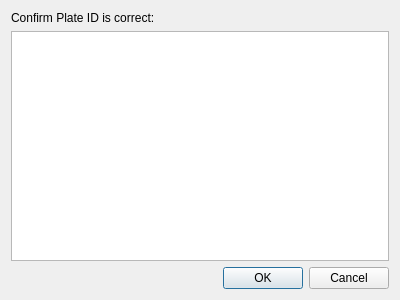
<?xml version="1.0" encoding="UTF-8"?>
<ui version="4.0">
 <class>Dialog</class>
 <widget class="QDialog" name="Dialog">
  <property name="geometry">
   <rect>
    <x>0</x>
    <y>0</y>
    <width>400</width>
    <height>300</height>
   </rect>
  </property>
  <property name="windowTitle">
   <string>Dialog</string>
  </property>
  <layout class="QVBoxLayout" name="verticalLayout">
   <item>
    <widget class="QLabel" name="label">
     <property name="text">
      <string>Confirm Plate ID is correct:</string>
     </property>
     <property name="textFormat">
      <enum>Qt::AutoText</enum>
     </property>
    </widget>
   </item>
   <item>
    <widget class="QListWidget" name="listWidget"/>
   </item>
   <item>
    <widget class="QDialogButtonBox" name="buttonBox">
     <property name="orientation">
      <enum>Qt::Horizontal</enum>
     </property>
     <property name="standardButtons">
      <set>QDialogButtonBox::Cancel|QDialogButtonBox::Ok</set>
     </property>
    </widget>
   </item>
  </layout>
 </widget>
 <resources/>
 <connections>
  <connection>
   <sender>buttonBox</sender>
   <signal>accepted()</signal>
   <receiver>Dialog</receiver>
   <slot>accept()</slot>
   <hints>
    <hint type="sourcelabel">
     <x>248</x>
     <y>254</y>
    </hint>
    <hint type="destinationlabel">
     <x>157</x>
     <y>274</y>
    </hint>
   </hints>
  </connection>
  <connection>
   <sender>buttonBox</sender>
   <signal>rejected()</signal>
   <receiver>Dialog</receiver>
   <slot>reject()</slot>
   <hints>
    <hint type="sourcelabel">
     <x>316</x>
     <y>260</y>
    </hint>
    <hint type="destinationlabel">
     <x>286</x>
     <y>274</y>
    </hint>
   </hints>
  </connection>
 </connections>
</ui>
